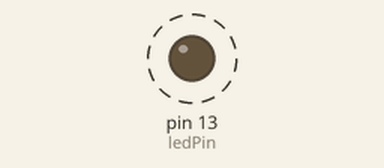
This sketch was run on a simulated Arduino Uno, built with avr-gcc and run on an emulated ATmega328P. Parts: output pins drawn as LEDs (lit = HIGH). Dashed ring = blinking.

Above: at 0.5 s.
Timing chart, 0 to 4.8 s (numbered marks = the images above):
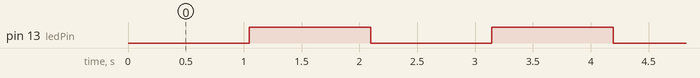

Measured:
- by itself, pin 13 (ledPin): alternates HIGH for 1.0 s and LOW for 1.0 s

The sketch:

blinkerboot.ino
```cpp
// Pin for LED
const int ledPin = 13;

// Timer settings
volatile bool timerFlag = false;

void setup() {
  // Set LED pin as output
  pinMode(ledPin, OUTPUT);

  // Initialize Timer1
  // Set Timer1 to normal mode (no CTC or PWM), and overflow interrupts
  TCCR1A = 0;            // Set Timer1 to normal mode (no PWM)
  TCCR1B = (1 << CS12);  // Prescaler = 256, CS12 bit for prescaler setting

  // Enable Timer1 overflow interrupt
  TIMSK1 = (1 << TOIE1); // Enable overflow interrupt for Timer1

  // Enable global interrupts
  sei();
}

void loop() {
  // Main loop doesn't need to do anything, the ISR will handle the LED toggle
  if (timerFlag) {
    // Toggle the LED state
    digitalWrite(ledPin, !digitalRead(ledPin));

    // Reset the timer flag
    timerFlag = false;
  }
}

// Timer1 Overflow Interrupt Service Routine (ISR)
ISR(TIMER1_OVF_vect) {
  // This ISR is triggered whenever Timer1 overflows (about every 1 second with prescaler 256)

  // Set the flag when overflow occurs
  timerFlag = true;
}
```
